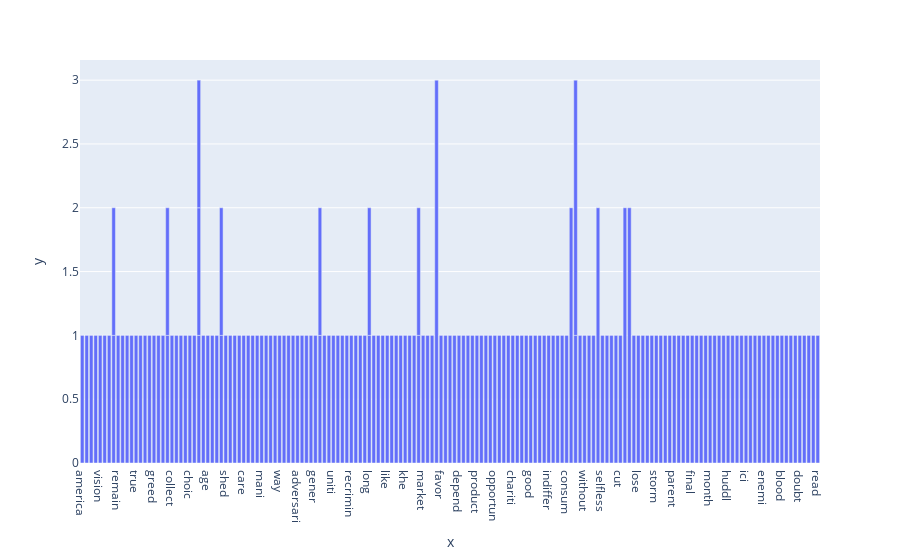

The notebook cell this image was saved under:
### Code cell
display_Frequencies(Obama_Speech_BOW)

### Figure 1 — Plotly figure (JSON) as saved in the notebook; plotly's stock layout.template omitted (floating-point values rounded to 4 significant figures; data arrays with more than 128 entries replaced by an {"elided": "..."} marker saying what was removed)
{"data": [{"hovertemplate": "x=%{x}<br>y=%{y}<extra></extra>", "legendgroup": "", "marker": {"color": "#636efa", "pattern": {"shape": ""}}, "name": "", "orientation": "v", "showlegend": false, "textposition": "auto", "type": "bar", "x": {"elided": "174 str values"}, "xaxis": "x", "y": {"elided": "174 int values"}, "yaxis": "y"}], "layout": {"barmode": "relative", "legend": {"tracegroupgap": 0}, "margin": {"t": 60}, "xaxis": {"anchor": "y", "domain": [0, 1], "title": {"text": "x"}}, "yaxis": {"anchor": "x", "domain": [0, 1], "title": {"text": "y"}}}}
